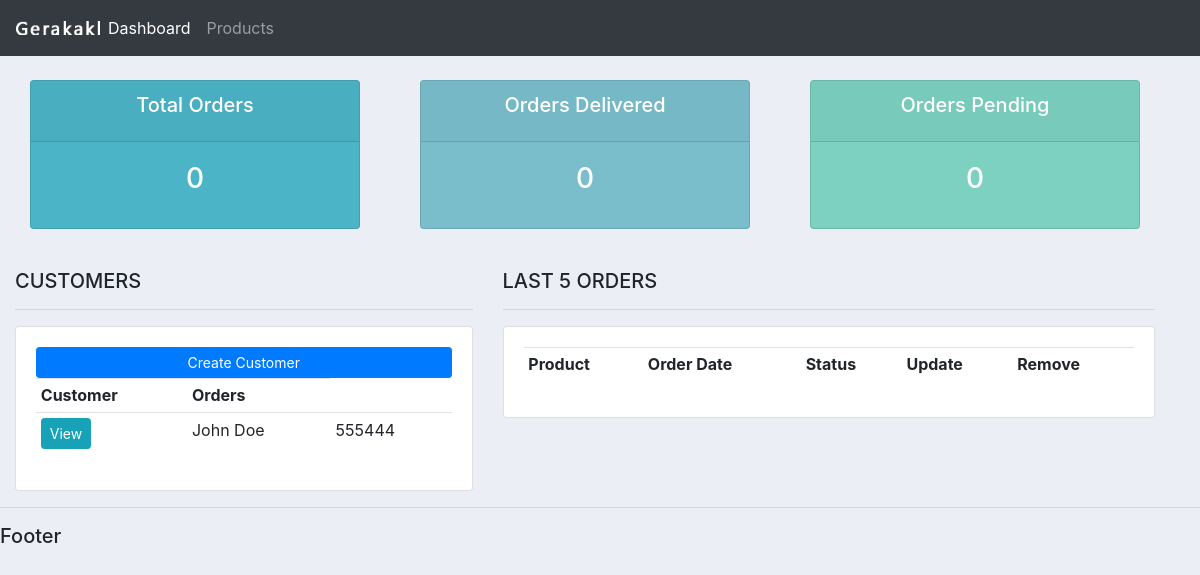
The app's page /, older data.
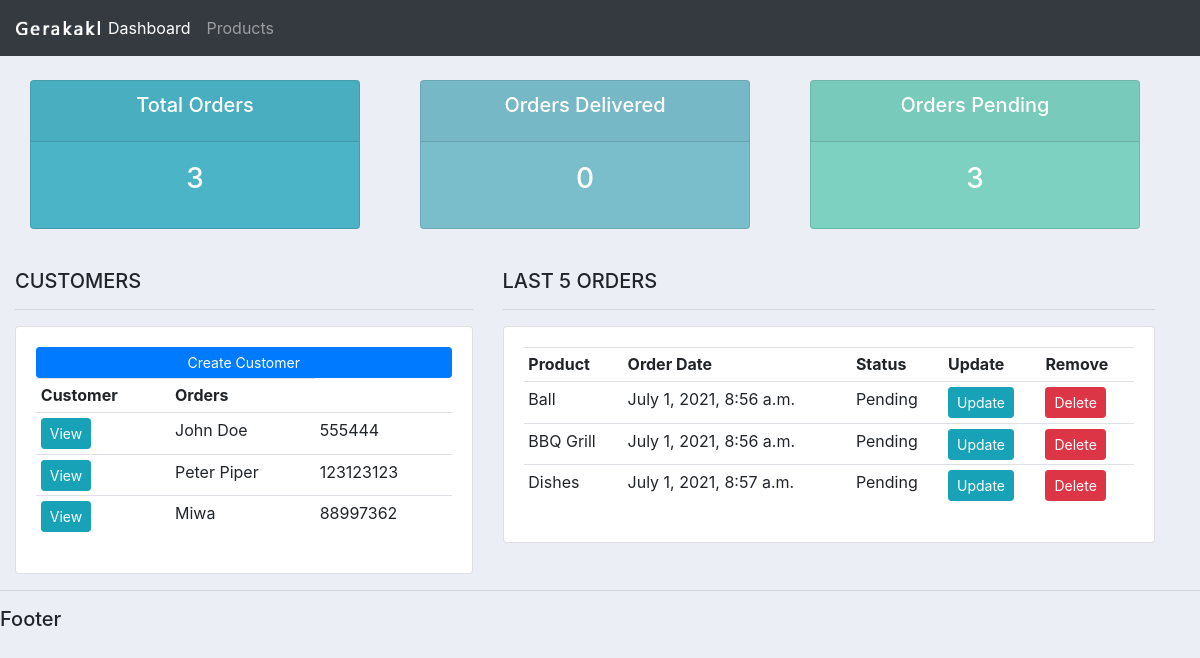
The same page, newer data.
### accounts/models.py (models this page shows, shortened)
class Customer(models.Model):
    name = models.CharField(max_length=200, null=True)
    phone = models.CharField(max_length=200, null=True)
    email = models.CharField(max_length=200, null=True)
    date_created = models.DateTimeField(auto_now_add=True, null=True)

class Order(models.Model):
    STATUS = (
        ('Pending', 'Pending'),
        ('Out for delivery', 'Out for delivery'),
        ('Delivered', 'Delivered'),
    )
    customer = models.ForeignKey(Customer, null=True, on_delete=models.SET_NULL)
    product = models.ForeignKey(Product, null=True, on_delete=models.SET_NULL)
    date_created = models.DateTimeField(auto_now_add=True, null=True)
    status = models.CharField(max_length=200, null=True, choices=STATUS)
    note = models.CharField(max_length=1000, null=True)

class Product(models.Model):
    CATEGORY = (
        ('Indoor', 'Indoor'),
        ('Out door', 'Out door'),
    )
    name = models.CharField(max_length=200, null=True)
    price = models.FloatField(null=True)
    category = models.CharField(max_length=200, null=True, choices=CATEGORY)
    description = models.CharField(max_length=200, null=True, blank=True)
    date_created = models.DateTimeField(auto_now_add=True, null=True)
    tags = models.ManyToManyField(Tag)
    def __str__(self):
        return self.name

### accounts/views.py (the view)
# urls.py: path('', views.home, name="home"),
def home(request):
    orders = Order.objects.all()
    customers = Customer.objects.all()
    total_customers = customers.count()
    total_orders = orders.count()
    delivered = orders.filter(status='Delivered').count()
    pending = orders.filter(status='Pending').count()
    context = {'orders': orders, 'customers': customers,
               'total_orders': total_orders, 'total_customers': total_customers,
               'delivered': delivered, 'pending': pending}
    return render(request, 'accounts/dashboard.html', context)

### accounts/templates/accounts/dashboard.html
{% extends 'accounts/main.html' %}
{% block content %}
{% include 'accounts/status.html' %}
<br>
<div class="container-fluid row">
    <div class="col-md-5">
        <h5>CUSTOMERS</h5>
        <hr>
        <div class="card card-body">
            <a class="btn btn-primary btn-sm btn-block" href="">Create Customer</a>
            <table class="table table-sm">
                <tr>
                    <th>Customer</th>
                    <th>Orders</th>
                </tr>
                {% for customer in customers %}
                <tr>
                    <td><a class="btn btn-sm btn-info" href="{% url 'customer' customer.id %}">View</a></td>
                    <td>{{customer.name}}</td>
                    <td>{{customer.phone}}</td>
                </tr>
                {% endfor %}
            </table>
        </div>
    </div>
    <div class="col-md-7">
        <h5>LAST 5 ORDERS</h5>
        <hr>
        <div class="card card-body">
            <table class="table table-sm">
                <tr>
                    <th>Product</th>
                    <th>Order Date</th>
                    <th>Status</th>
                    <th>Update</th>
                    <th>Remove</th>
                </tr>
                {% for order in orders %}
                <tr>
                    <td>{{order.product}}</td>
                    <td>{{order.date_created}}</td>
                    <td>{{order.status}}</td>
                    <td><a class="btn btn-sm btn-info" href=" {% url 'update_order' order.id %}">Update</a></td>
                    <td><a class="btn btn-sm btn-danger" href=" {% url 'delete_order' order.id %}">Delete</a></td>
                </tr>
                {% endfor %}
            </table>
        </div>
    </div>
</div>
{% endblock %}

Row changes from the older to the newer data that the page shows:
added Customer: name "Peter Piper", phone "123123123"
added Customer: name "Miwa", phone "88997362"
added Order: product "Ball", date_created "July 1, 2021, 8:56 a.m.", status "Pending"
added Order: product "BBQ Grill", date_created "July 1, 2021, 8:56 a.m.", status "Pending"
added Order: product "Dishes", date_created "July 1, 2021, 8:57 a.m.", status "Pending"
Text that changed along with them:
{{ total_orders }}: "0" → "3"
{{ pending }}: "0" → "3"
